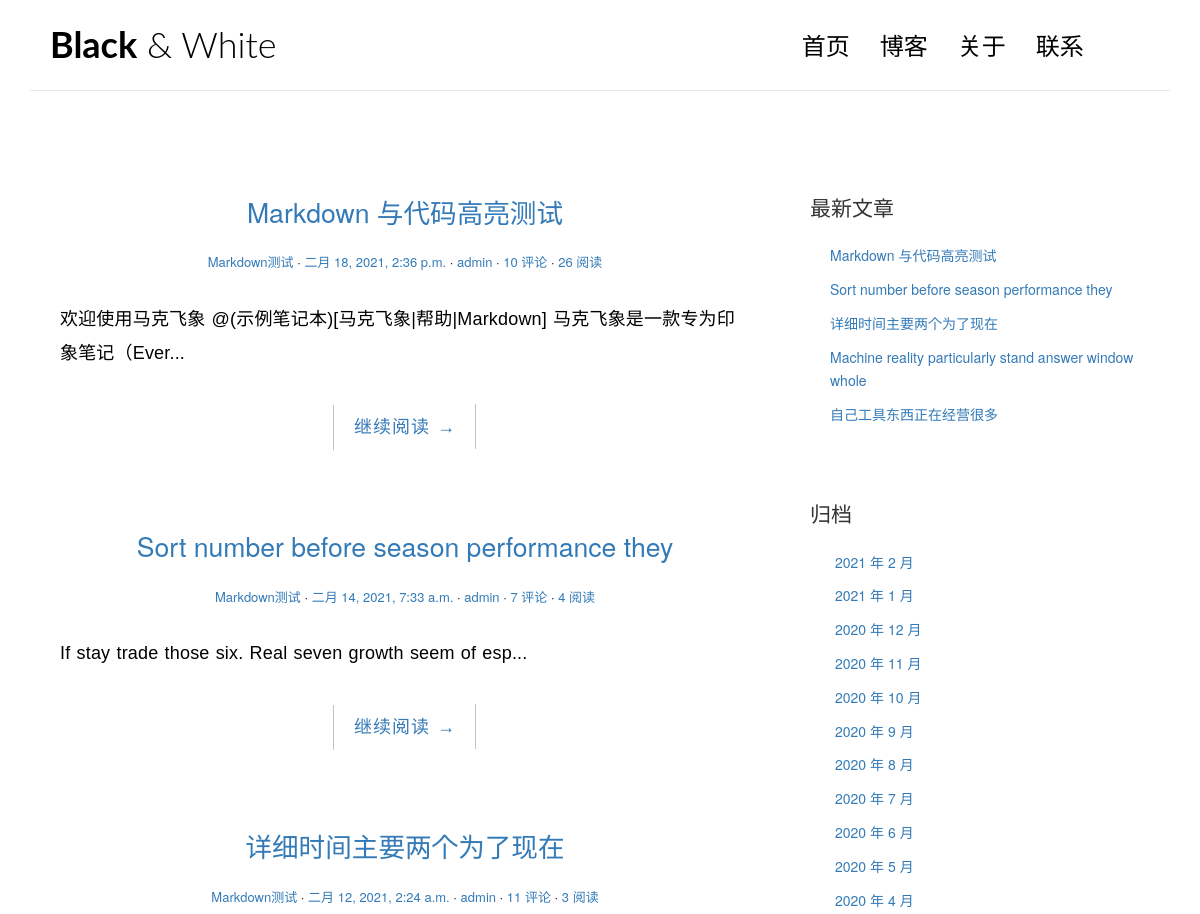
The app's page / (upper part), older data.
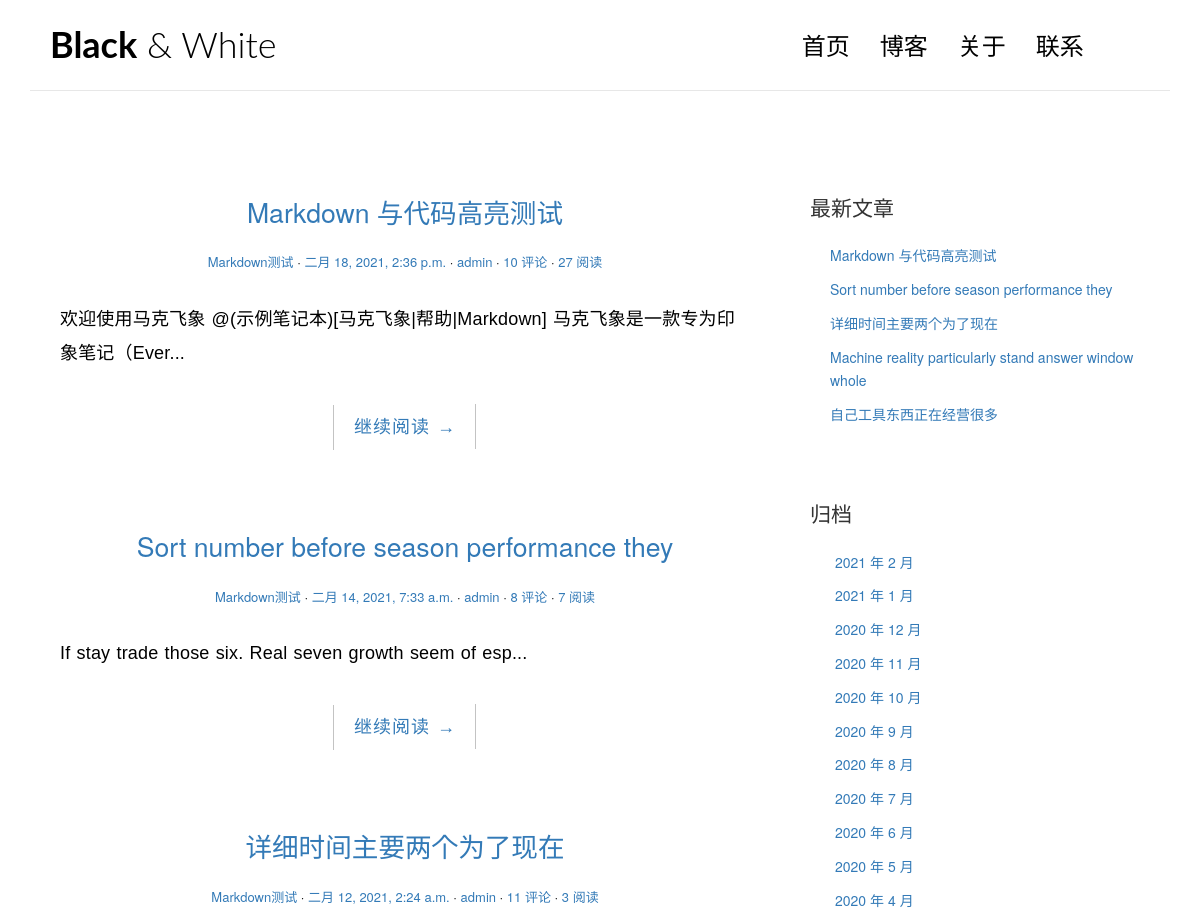
The same page, newer data.
### blog/models.py (models this page shows, shortened)
class Post(models.Model):
    title = models.CharField("标题", max_length=70)
    body = models.TextField("正文")
    created_time = models.DateTimeField("创建时间", default=timezone.now)
    modified_time = models.DateTimeField("修改时间")
    excerpt = models.CharField("摘要", max_length=200, blank=True)
    category = models.ForeignKey(Category, verbose_name="分类", on_delete=models.CASCADE)
    tags = models.ManyToManyField(Tag, verbose_name="标签", blank=True)
    author = models.ForeignKey(User, verbose_name="作者", on_delete=models.CASCADE)
    views = models.PositiveIntegerField(default=0, editable=False)
    class Meta:
        verbose_name = "文章"
        verbose_name_plural = verbose_name
        ordering = ["-created_time"]
    def get_absolute_url(self):
        return reverse('blog:detail', kwargs={'pk':self.pk})

class Category(models.Model):
    name = models.CharField("分类名", max_length=100)
    class Meta:
        verbose_name = "分类"
        verbose_name_plural = verbose_name

### blog/views.py (the view)
# urls.py: path('', views.IndexView.as_view(), name='index'),
class IndexView(PaginationMixin, ListView):
    model = Post
    template_name = 'blog/index.html'
    context_object_name = 'post_list'
    paginate_by = 5

### blog/templatetags/blog_extras.py (called while the page is built)
@register.inclusion_tag('blog/inclusions/_recent_posts.html', takes_context=True)
def show_recent_posts(context, num=5):
    return {
        'recent_post_list': Post.objects.all()[:num],
    }

@register.inclusion_tag('blog/inclusions/_archives.html', takes_context=True)
def show_archives(context):
    return {
        'date_list': Post.objects.dates('created_time', 'month', order='DESC'),
    }

@register.inclusion_tag('blog/inclusions/_categories.html', takes_context=True)
def show_categories(context):
    category_list = Category.objects.annotate(num_posts=Count('post')).filter(num_posts__gt=0)
    return {
        'category_list': category_list,
    }

@register.inclusion_tag('blog/inclusions/_tags.html', takes_context=True)
def show_tags(context):
    tag_list = Tag.objects.annotate(num_posts=Count('post')).filter(num_posts__gt=0)
    return {
        'tag_list': tag_list,
    }

### templates/blog/index.html (shortened to what this page needs)
{% extends 'base.html' %}
{% block main %}
{% for post in post_list %}
    <article class="post post-{{ post.pk }}"
        <header class="entry-header">
            <h1 class="entry-title">
                <a href="{{ post.get_absolute_url }}">{{ post.title }}</a>
            </h1>
            <div class="entry-meta">
                <span class="post-category"><a href="{% url 'blog:category' post.category.pk %}">{{ post.category.name }}</a></span>
                <span class="post-date"><a href="#"><time class="entry-date"
                    datetime="2012-11-09T23:15:57+00:00">{{ post.created_time }}</time></a></span>
                <span class="post-author"><a href="#">{{ post.author }}</a></span>
                <span class="comments-link"><a href="{{ post.get_absolute_url }}#comment-area">{{ post.comment_set.count }} 评论</a></span>
                <span class="views-count"><a href="{{ post.get_absolute_url }}">{{ post.views }} 阅读</a></span>
            </div>
        <div class="entry-content clearfix">
            <p>{{ post.excerpt }}...</p>
            <div class="read-more cl-effect-14">
                <a href="{{ post.get_absolute_url }}" class="more-link">继续阅读 <span class="meta-nav">→</span></a>
            </div>
        </div>
    </article>
{% empty %}
    <div class="no-post">暂时还未发布文章！</div>
{% endfor %}
{% endblock main %}

### templates/blog/inclusions/_recent_posts.html
<div class="widget widget-recent-posts">
  <h3 class="widget-title">最新文章</h3>
  <ul>
    {% for post in recent_post_list %}
      <li>
        <a href="{{ post.get_absolute_url }}">{{ post.title }}</a>
      </li>
    {% empty %}
      暂无文章！
    {% endfor %}
  </ul>
</div>

Row changes from the older to the newer data that the page shows:
changed Post "Markdown 与代码高亮测试": views "26" → "27"
changed Post "Sort number before season performance they": comment_set.count "7" → "8"; views "4" → "7"
